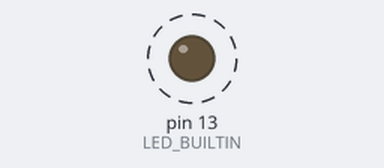
Bench run of a sketch on a simulated Arduino Uno, built with avr-gcc and run on an emulated ATmega328P. Parts: output pins drawn as LEDs (lit = HIGH). Dashed ring = blinking. What the sketch prints to the serial monitor is not drawn.

Above: at 0.5 s.
Timing chart, 0 to 4.6 s (numbered marks = the images above):
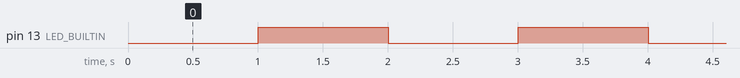

Measured:
- by itself, pin 13 (LED_BUILTIN): alternates HIGH for 1.0 s and LOW for 1.0 s

The sketch:

milis.ino
```cpp
const unsigned long INTERVAL = 1000;
unsigned long prevMillis     = 0;
bool           ledState      = false;

void setup() {
  Serial.begin(9600);
  pinMode(LED_BUILTIN, OUTPUT);
}

void loop() {
  Serial.println("Hello World");
  unsigned long curMillis = millis();
  if (curMillis - prevMillis >= INTERVAL) {
    prevMillis = curMillis;
    ledState   = !ledState;
    digitalWrite(LED_BUILTIN, ledState);
  }
}
```
